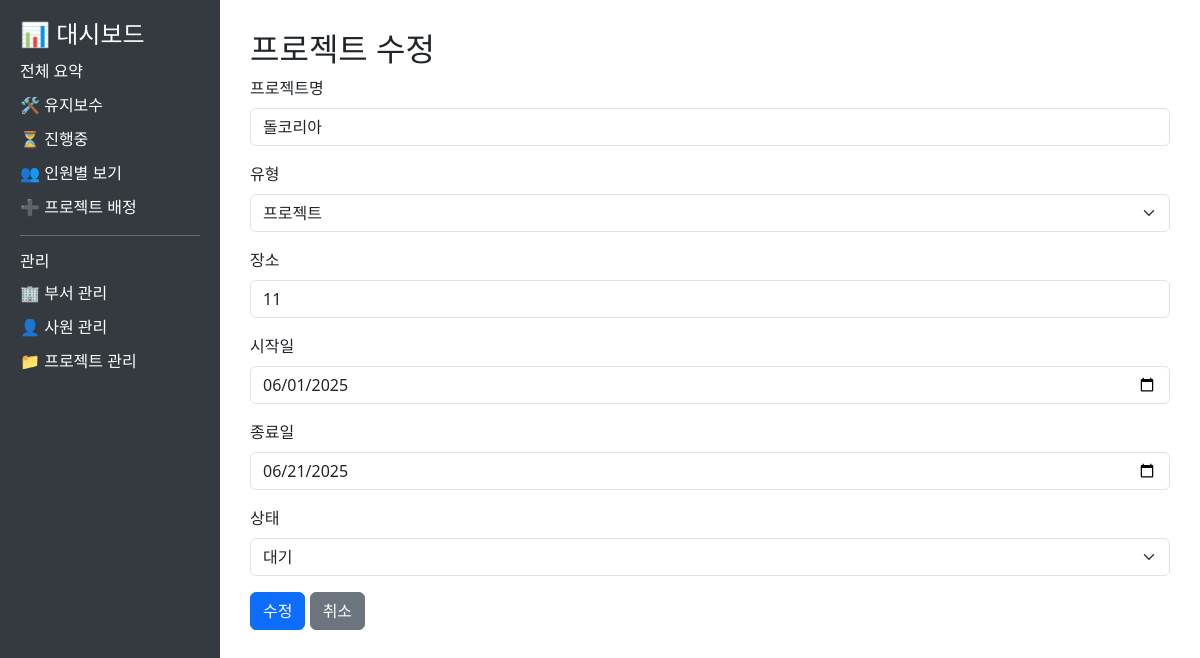
The app's page /projects/10/edit with its own data.
### tables this page shows
CREATE TABLE projects (
        project_id INTEGER PRIMARY KEY AUTOINCREMENT,
        name TEXT NOT NULL,
        type_id INTEGER,
        location TEXT,
        start_date TEXT,
        end_date TEXT,
        status TEXT DEFAULT '대기',
        FOREIGN KEY (type_id) REFERENCES project_type(type_id)
    );

CREATE TABLE project_type (
        type_id INTEGER PRIMARY KEY AUTOINCREMENT,
        type_name TEXT NOT NULL
    );

### dashboard/app.py (the view)
@app.route("/projects/<int:project_id>/edit", methods=["GET", "POST"])
def edit_project(project_id):
    conn = get_connection()
    if conn is None:
        flash("데이터베이스 연결에 실패했습니다.", "danger")
        return redirect(url_for("project_page"))
    try:
        if request.method == "POST":
            name = request.form.get("name", "").strip()
            type_name = request.form.get("type", "").strip()
            location = request.form.get("location", "").strip()
            start_date = request.form.get("start_date")
            end_date = request.form.get("end_date")
            status = request.form.get("status", "").strip()
            if not name:
                flash("프로젝트명은 필수 입력 항목입니다.", "danger")
                return render_template("project_edit.html",
                                     project={"project_id": project_id, "name": name, "type": type_name, "location": location, "start_date": start_date, "end_date": end_date, "status": status})
            if not type_name:
                flash("프로젝트 유형은 필수 선택 항목입니다.", "danger")
                return render_template("project_edit.html",
                                     project={"project_id": project_id, "name": name, "type": type_name, "location": location, "start_date": start_date, "end_date": end_date, "status": status})
            if not location:
                flash("장소는 필수 입력 항목입니다.", "danger")
                return render_template("project_edit.html",
                                     project={"project_id": project_id, "name": name, "type": type_name, "location": location, "start_date": start_date, "end_date": end_date, "status": status})
            if not start_date or not end_date:
                flash("시작일과 종료일은 필수 입력 항목입니다.", "danger")
                return render_template("project_edit.html",
                                     project={"project_id": project_id, "name": name, "type": type_name, "location": location, "start_date": start_date, "end_date": end_date, "status": status})
            try:
                start_dt = datetime.strptime(start_date, '%Y-%m-%d')
                end_dt = datetime.strptime(end_date, '%Y-%m-%d')
                if start_dt >= end_dt:
                    flash("종료일은 시작일보다 늦어야 합니다.", "danger")
                    return render_template("project_edit.html",
                                         project={"project_id": project_id, "name": name, "type": type_name, "location": location, "start_date": start_date, "end_date": end_date, "status": status})
            except ValueError:
                flash("올바른 날짜 형식을 입력해주세요.", "danger")
                return render_template("project_edit.html",
                                     project={"project_id": project_id, "name": name, "type": type_name, "location": location, "start_date": start_date, "end_date": end_date, "status": status})
            cur = conn.cursor()
            cur.execute("SELECT type_id FROM project_type WHERE type_name = ?", (type_name,))
            type_result = cur.fetchone()
            if type_result is None:
                flash("유효하지 않은 프로젝트 유형입니다.", "danger")
                return render_template("project_edit.html",
                                     project={"project_id": project_id, "name": name, "type": type_name, "location": location, "start_date": start_date, "end_date": end_date, "status": status})
            type_id = type_result[0]
            cur.execute("UPDATE projects SET name = ?, type_id = ?, location = ?, start_date = ?, end_date = ?, status = ? WHERE project_id = ?",
                       (name, type_id, location, start_date, end_date, status, project_id))
            conn.commit()
            flash(f"프로젝트 '{name}' 수정 성공", "success")
            return redirect(url_for("project_page"))
        else:
            cur = conn.cursor()
            cur.execute("""
                SELECT p.project_id, p.name, pt.type_name as type, p.location, p.start_date, p.end_date, p.status
                FROM projects p
                LEFT JOIN project_type pt ON p.type_id = pt.type_id
                WHERE p.project_id = ?
            """, (project_id,))
            project = cur.fetchone()
            if project is None:
                flash("프로젝트를 찾을 수 없습니다.", "danger")
                return redirect(url_for("project_page"))
            return render_template("project_edit.html", project=dict(project))
    except Exception as e:
        flash(f"프로젝트 수정 중 오류가 발생했습니다: {str(e)}", "danger")
        return redirect(url_for("project_page"))
    finally:
        conn.close()

### dashboard/app.py (called while the page is built)
def get_connection():
    try:
        current_dir = os.path.dirname(__file__)
        parent_dir = os.path.dirname(current_dir)
        db_path = os.path.join(parent_dir, "db", "dashboard.db")
        print(f"데이터베이스 경로: {db_path}")  # 디버깅용
        conn = sqlite3.connect(db_path)
        conn.row_factory = sqlite3.Row
        return conn
    except sqlite3.Error as e:
        print(f"데이터베이스 연결 오류: {e}")
        return None

### dashboard/templates/project_edit.html (shortened to what this page needs)
<!DOCTYPE html>
<html>
<head>
    <link rel="stylesheet" href="https://cdn.jsdelivr.net/npm/bootstrap@5.3.0/dist/css/bootstrap.min.css">
</head>
<body>
    <div class="sidebar">
        <h4>📊 대시보드</h4>
        <a href="/">전체 요약</a>
        <a href="/maintenance">🛠 유지보수</a>
        <a href="/ongoing">⏳ 진행중</a>
        <a href="/assignment">👥 인원별 보기</a>
        <a href="/assignment/add">➕ 프로젝트 배정</a>
        <hr>
        <h6>관리</h6>
        <a href="/departments">🏢 부서 관리</a>
        <a href="/employees">👤 사원 관리</a>
        <a href="/projects">📁 프로젝트 관리</a>
    </div>
    <div class="content">
        <h2>프로젝트 수정</h2>
        <form method="POST">
            <div class="mb-3">
                <label for="name" class="form-label">프로젝트명</label>
                <input type="text" class="form-control" id="name" name="name" value="{{ project.name }}" required>
            </div>
            <div class="mb-3">
                <label for="type" class="form-label">유형</label>
                <select class="form-select" id="type" name="type" required>
                    <option value="프로젝트" {% if project.type=="프로젝트" %}selected{% endif %}>프로젝트</option>
                </select>
            </div>
            <div class="mb-3">
                <label for="location" class="form-label">장소</label>
                <input type="text" class="form-control" id="location" name="location" value="{{ project.location }}"
                    placeholder="예: 서울, 부산, 대구 등">
            </div>
            <div class="mb-3">
                <label for="start_date" class="form-label">시작일</label>
                <input type="date" class="form-control" id="start_date" name="start_date"
                    value="{{ project.start_date }}" required>
            </div>
            <div class="mb-3">
                <label for="end_date" class="form-label">종료일</label>
                <input type="date" class="form-control" id="end_date" name="end_date" value="{{ project.end_date }}"
                    required>
            </div>
            <div class="mb-3">
                <label for="status" class="form-label">상태</label>
                <select class="form-select" id="status" name="status" required>
                    <option value="대기" {% if project.status=="대기" %}selected{% endif %}>대기</option>
                </select>
            </div>
            <button type="submit" class="btn btn-primary">수정</button>
            <a href="{{ url_for('project_page') }}" class="btn btn-secondary">취소</a>
        </form>
    </div>
</body>
</html>

### dashboard/templates/project_edit.html (style rules this page uses)
body { display: flex; }
.sidebar { width: 220px; background-color: #343a40; min-height: 100vh; padding: 20px; color: white; }
.sidebar a { color: #ffffff; text-decoration: none; display: block; margin: 10px 0; }
.content { flex-grow: 1; padding: 30px; }

### records on screen
projects: name "돌코리아", location "11", start_date "06/01/2025", end_date "06/21/2025", status "대기"
project_type: type "프로젝트"
